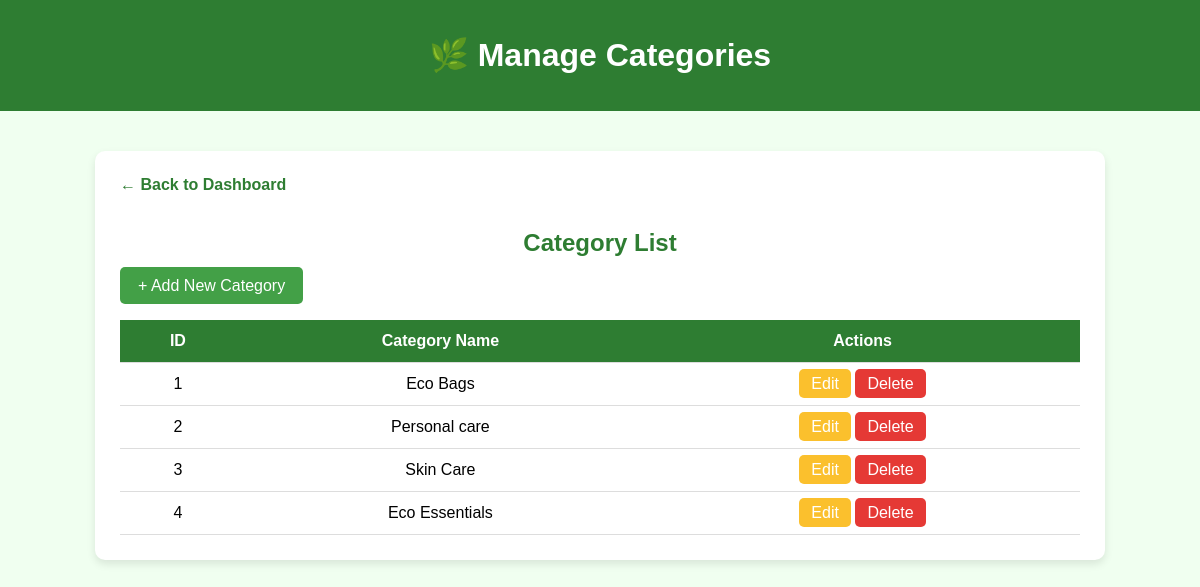
The app's page /manage_categories/, older data.
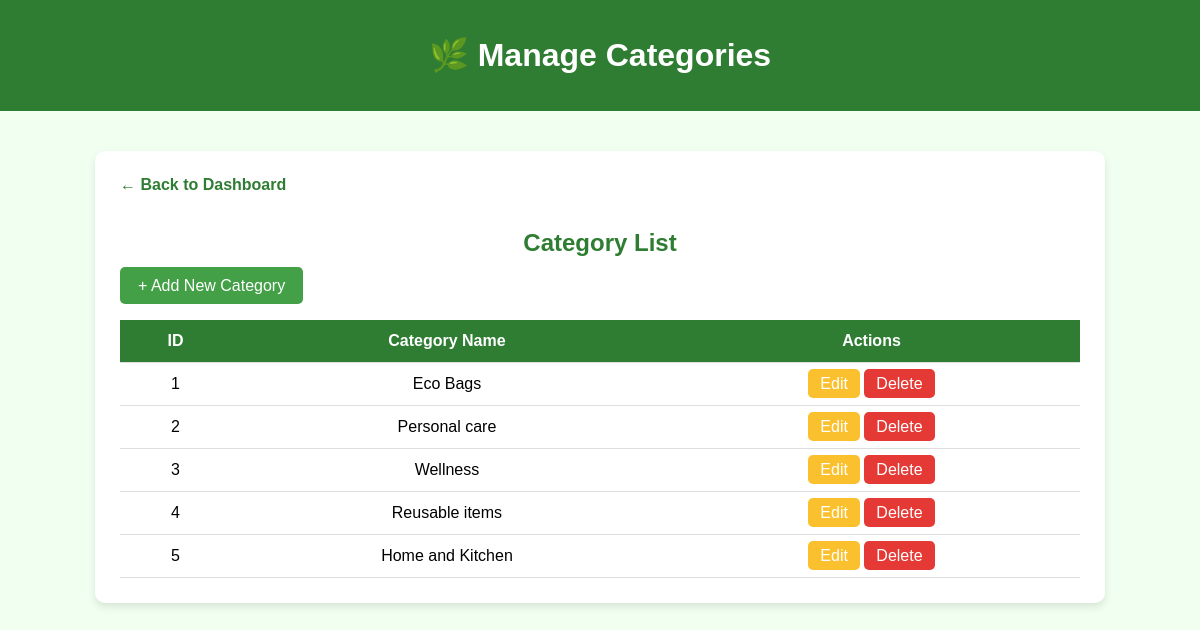
The same page, newer data.
### app/models.py (models this page shows, shortened)
class Category(models.Model):
    name = models.CharField(max_length=100)

### app/views.py (the view)
# urls.py: path('manage_categories/', views.manage_categories, name='manage_categories'),
def manage_categories(request):
    if request.method == 'POST':
        name = request.POST['name']
        Category.objects.create(name=name)
        return redirect('manage_categories')
    categories = Category.objects.all()
    return render(request, 'manage_categories.html', {'categories': categories})

### templates/manage_categories.html (shortened to what this page needs)
<!DOCTYPE html>
<html lang="en">
<head>
</head>
<body>
    <header>
        <h1>🌿 Manage Categories</h1>
    </header>
    <div class="container">
        <a href="{% url 'admin_dashboard' %}" class="back-link">← Back to Dashboard</a>
        <h2>Category List</h2>
        <a href="{% url 'add_category' %}" class="button">+ Add New Category</a>
        {% if categories %}
        <table>
            <thead>
                <tr>
                    <th>ID</th>
                    <th>Category Name</th>
                    <th>Actions</th>
                </tr>
            </thead>
            <tbody>
                {% for category in categories %}
                <tr>
                    <td>{{ forloop.counter }}</td>
                    <td>{{ category.name }}</td>
                    <td>
                        <a href="{% url 'edit_category' category.id %}" class="btn-edit">Edit</a>
                        <a href="{% url 'delete_category' category.id %}" class="btn-delete">Delete</a>
                    </td>
                </tr>
                {% endfor %}
            </tbody>
        </table>
        {% else %}
        <p style="text-align:center; color: gray;">No categories added yet.</p>
        {% endif %}
    </div>
</body>
</html>

Row changes from the older to the newer data that the page shows:
removed Category: name "Eco Essentials"
added Category: name "Wellness"
added Category: name "Reusable items"
changed Category: name "Skin Care" → "Home and Kitchen"
